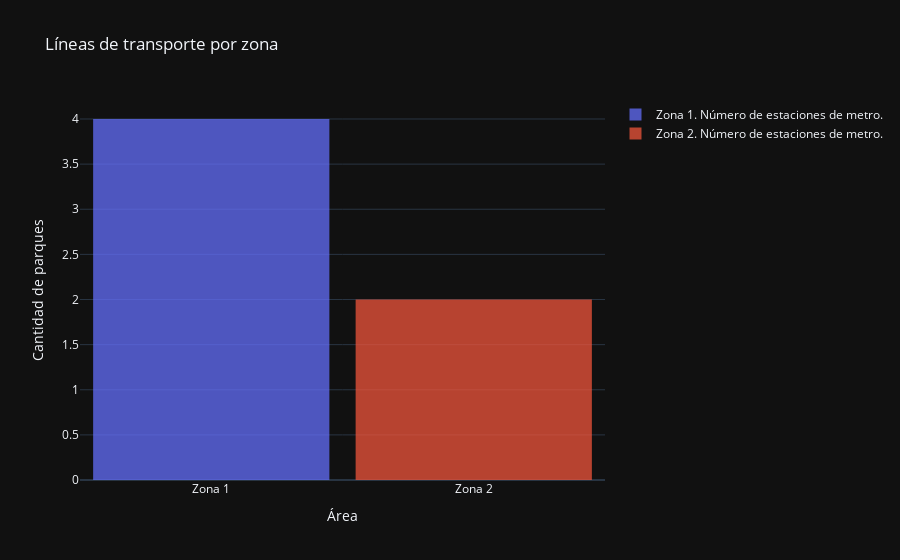

Source (notebook cell):
### Code cell
fig = go.Figure()

# Histograma para df_zona1
fig.add_trace(go.Histogram(x=df_lineas_zona1["Línies / Líneas"], name= "Zona 1. Número de estaciones de metro.", opacity=0.75))

# Histograma para df_zona2
fig.add_trace(go.Histogram(x=df_lineas_zona2["Línies / Líneas"], name= "Zona 2. Número de estaciones de metro.", opacity=0.75))


# Configuración del diseño
fig.update_layout(
    title="Líneas de transporte por zona",
    xaxis_title="Área",
    yaxis_title="Cantidad de parques",
    barmode='overlay',  # Superponer los histogramas
    bargap=0.1,  # Espacio entre barras
    template="plotly_dark"  # Estilo del gráfico (opcional)
)
fig.show()

### Figure 1 — Plotly figure (JSON) as saved in the notebook; plotly's stock layout.template omitted (floating-point values rounded to 4 significant figures)
{"data": [{"name": "Zona 1. Número de estaciones de metro.", "opacity": 0.75, "type": "histogram", "x": ["Zona 1", "Zona 1", "Zona 1", "Zona 1"]}, {"name": "Zona 2. Número de estaciones de metro.", "opacity": 0.75, "type": "histogram", "x": ["Zona 2", "Zona 2"]}], "layout": {"bargap": 0.1, "barmode": "overlay", "title": {"text": "Líneas de transporte por zona"}, "xaxis": {"title": {"text": "Área"}}, "yaxis": {"title": {"text": "Cantidad de parques"}}}}
